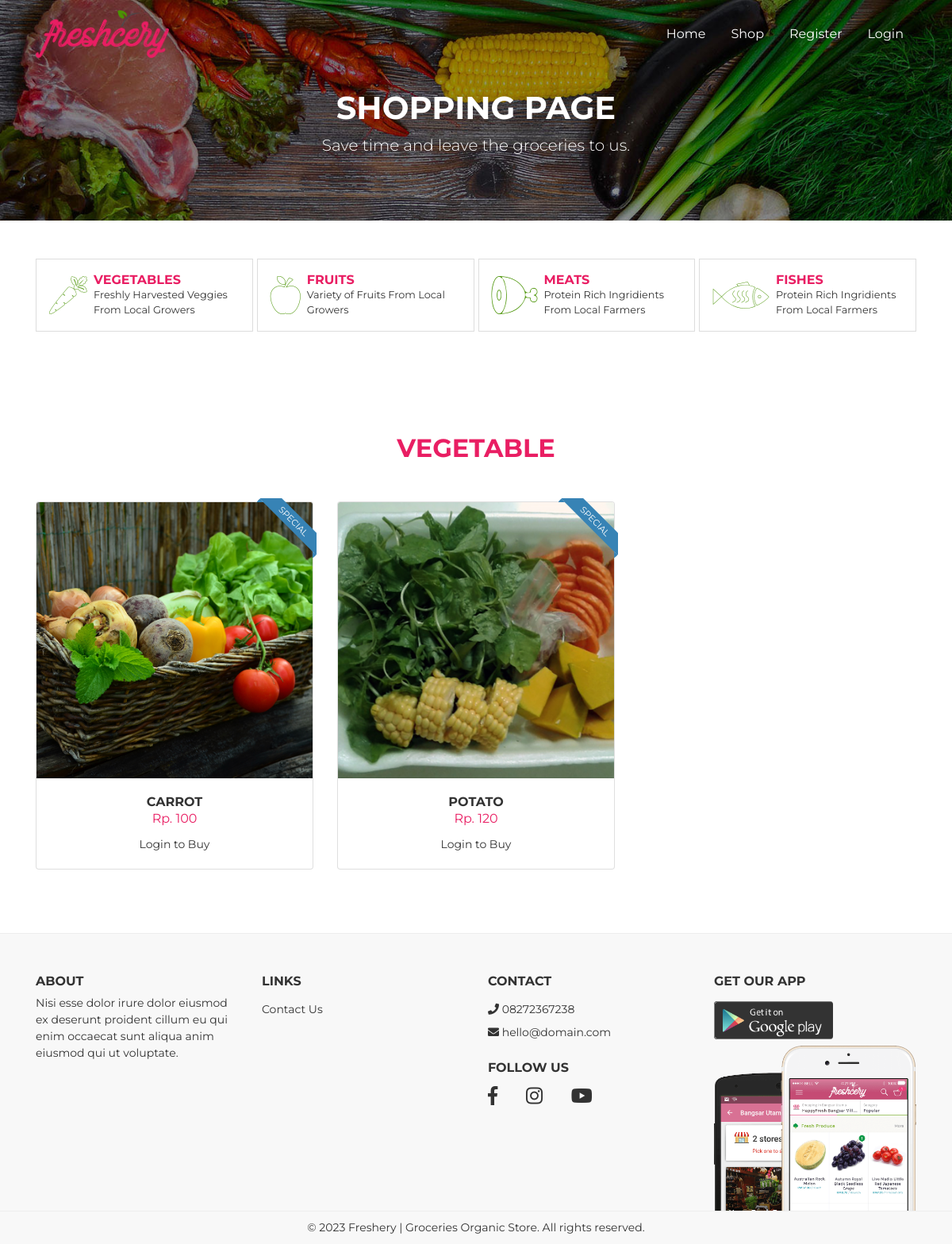
Screenshot of /category.php?cat=Vegetable with the database file from the repository.
### tables this page shows
CREATE TABLE `tbl_addproduct` (
  `id` int(50) NOT NULL,
  `productname` varchar(50) NOT NULL,
  `price` int(50) NOT NULL,
  `description` varchar(50) NOT NULL,
  `fileupload` varchar(50) NOT NULL,
  `category` varchar(50) NOT NULL
);

### category.php (the view, shortened to what this page needs)
<?php
include("header.php");
include("admin/config.php");
$cat = $_GET['cat'];
$sql = "SELECT * FROM `tbl_addproduct` WHERE `category`='$cat'";
$res = mysqli_query($con, $sql);
?>
    <div id="page-content" class="page-content">
    <div class="banner">
            <div class="jumbotron jumbotron-bg text-center rounded-0" style="background-image: url('assets/img/bg-header.jpg');">
                <div class="container">
                    <h1 class="pt-5">
                        Shopping Page
                    </h1>
                    <p class="lead">
                        Save time and leave the groceries to us.
                    </p>
                </div>
            </div>
        </div>
       <?php include("catheader.php")?>
       <section id="fruits" class="mt-5">
    <div class="container">
        <div class="row">
            <div class="col-md-12">
                <h2 class="title"><?php echo strtoupper($cat)?></h2>
                <div class="row">
                    <?php while($row = mysqli_fetch_array($res)){ ?>
                        <div class="col-md-4">
                            <div class="card card-product">
                                <div class="card-ribbon">
                                    <div class="card-ribbon-container right">
                                        <span class="ribbon ribbon-primary">SPECIAL</span>
                                    </div>
                                </div>
                                <div class="card-badge">
                                    <img src="admin/img/<?php echo $row['fileupload']?>" alt="Card image" class="card-img-top">
                                </div>
                                <div class="card-body">
                                    <h4 class="card-title">
                                        <a href="detail-product.php?id=<?php echo $row['id']?>"><?php echo $row['productname']?></a>
                                    </h4>
                                    <div class="card-price">
                                        <span class="reguler">Rp. <?php echo $row['price']?></span>
                                    </div>
                                    <?php
                                    if (isset($_SESSION['id'])) { ?>
                                    <a href="cartaction.php?pid=<?php echo $row['id'] ?>" class="btn btn-block btn-primary">
                                        Add to Cart
                                    </a>
                                    <?php } else {echo "Login to Buy" ;} ?>
                                </div>
                            </div>
                        </div>
                    <?php } ?>
                </div>
            </div>
        </div>
    </div>
</section>
    </div>
<?php
include("footer.php");
?>

### assets/packages/o2system-ui/o2system-ui.css (style rules this page uses)
body { color:#333;font-size:14px;font-family:"Oxygen", "Helvetica Neue", Arial, sans-serif }
a { text-decoration:none !important;outline:0 !important }
.card .card-badge { position:relative }
.card .card-ribbon { position:relative }
.card .card-ribbon .card-ribbon-container { position:absolute;top:-5px;z-index:1;overflow:hidden;width:75px;height:75px;text-align:right }
.card .card-ribbon .card-ribbon-container span.ribbon { font-size:11px;color:#FFF;text-transform:uppercase;text-align:center;line-height:20px;width:100px;display:block;background:#777;background:linear-gradient(#777 0%, #777 100%);position:absolute;top:19px }
.card .card-ribbon .card-ribbon-container span.ribbon::before { content:"";position:absolute;left:0px;top:100%;z-index:-1;border-left:3px solid #777;border-right:3px solid transparent;border-bottom:3px solid transparent;border-top:3px solid #777 }
.card .card-ribbon .card-ribbon-container span.ribbon::after { content:"";position:absolute;right:0px;top:100%;z-index:-1;border-left:3px solid transparent;border-right:3px solid #777;border-bottom:3px solid transparent;border-top:3px solid #777 }
.card .card-ribbon .card-ribbon-container span.ribbon.ribbon-primary { background:#3783b5;background:linear-gradient(#3783b5 0%, #3783b5 100%) }
.card .card-ribbon .card-ribbon-container span.ribbon.ribbon-primary::before { border-left:3px solid #3783b5;border-right:3px solid transparent;border-bottom:3px solid transparent;border-top:3px solid #3783b5 }
.card .card-ribbon .card-ribbon-container span.ribbon.ribbon-primary::after { border-right:3px solid #3783b5;border-bottom:3px solid transparent;border-top:3px solid #3783b5 }
.card .card-ribbon .card-ribbon-container.right { right:-5px }
.card .card-ribbon .card-ribbon-container.right span { transform:rotate(45deg);-webkit-transform:rotate(45deg);right:-21px }
.card .card-price { margin-bottom:10px }
.card .card-price span { display:block }
.card .card-price span.reguler { font-size:16px }
.jumbotron { padding:4rem }
.jumbotron.jumbotron-bg { background-size:cover;color:#FFF }

### assets/css/theme.css (style rules this page uses)
body { color: #333333; font-size: 14px; font-family: "Montserrat", "Helvetica Neue", Arial, sans-serif; background: #fff; }
h1, h2, h3, h4, h5, h6 { text-transform: uppercase !important; font-weight: 700 !important; }
section { padding: 80px 0; }
section .card-title { font-size: 1rem; }
.title { text-align: center; color: #E91E63; margin-bottom: 3rem; }
.banner .jumbotron { margin-bottom: 0; }
.banner .jumbotron .container { position: relative; z-index: 5; }
.card-product { text-align: center; }
.card-product .card-title { margin-bottom: 0; }
.card-product .card-title a { color: #333333; }
.card-product .card-price span.reguler { color: #E91E63; font-size: 1rem; }

### rows the page displays
tbl_addproduct: fileupload (picture), productname "CARROT", price "100"
tbl_addproduct: fileupload (picture), productname "POTATO", price "120"

### other values shown
$cat "VEGETABLE"
